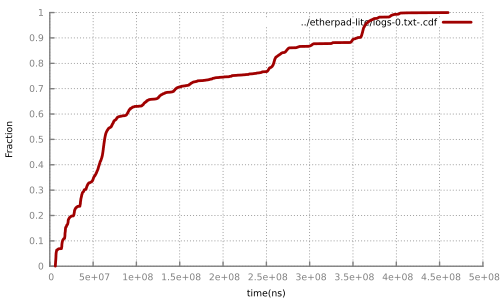

This figure's gnuplot source:

# Note you need gnuplot 4.4 for the pdfcairo terminal.

set terminal pdfcairo font "Gill Sans,5" linewidth 4 rounded

# Line style for axes
set style line 80 lt rgb "#808080"

# Line style for grid
set style line 81 lt 0  # dashed
set style line 81 lt rgb "#808080"  # grey

set grid back linestyle 81
set border 3 back linestyle 80 # Remove border on top and right.  These
             # borders are useless and make it harder
             # to see plotted lines near the border.
    # Also, put it in grey; no need for so much emphasis on a border.
set xtics nomirror
set ytics nomirror

#set log x
#set mxtics 10    # Makes logscale look good.

# Line styles: try to pick pleasing colors, rather
# than strictly primary colors or hard-to-see colors
# like gnuplot's default yellow.  Make the lines thick
# so they're easy to see in small plots in papers.
set style line 1 lt rgb "#A00000" lw 2 pt 1
set style line 2 lt rgb "#00A000" lw 2 pt 6
set style line 3 lt rgb "#5060D0" lw 2 pt 2
set style line 4 lt rgb "#F25900" lw 2 pt 9

set output "../etherpad-lite/logs-0.txt-.cdf.pdf"
set xlabel "time(ns)"
set ylabel "Fraction"

#set key bottom right

set key font ",5"

#set xrange [0:1]
#set yrange [0:1]

#
# blank spot for options
#


plot  "../etherpad-lite/logs-0.txt-.cdf" using 1:2 title "../etherpad-lite/logs-0.txt-.cdf" w lines ls 1
